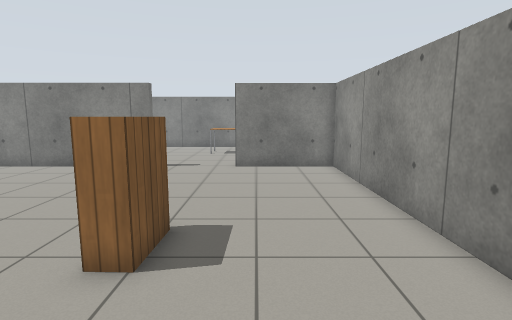
view 1 (above)

15 first-person views from a walk through a robot-simulator world made for Gazebo. The camera is 1.2 m above the floor, tilts 8° down and sees 80° across. The floor is counted in squares, 0.5 m on a side. Each view is taken from the middle of a square. On the plan, view 1 faces up. The plan holds only what a view shows up to about 19 squares ahead; the rest is blank. The robots in the file are not drawn. Gazebo's built-in surfaces are drawn with simple patterns. Simple shapes stand in for some stock models.

view 2
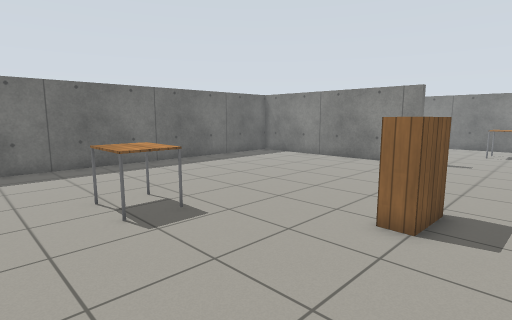

view 3
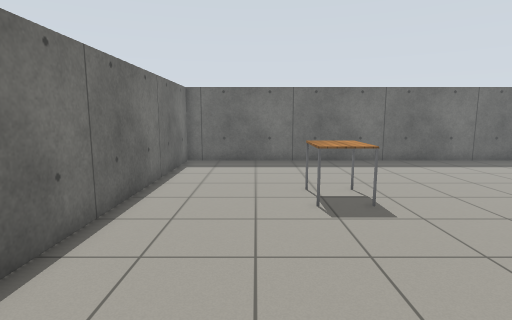

view 4
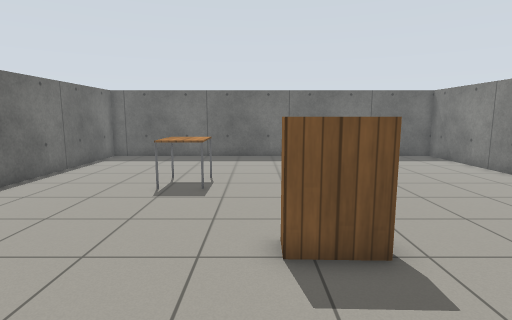

view 5
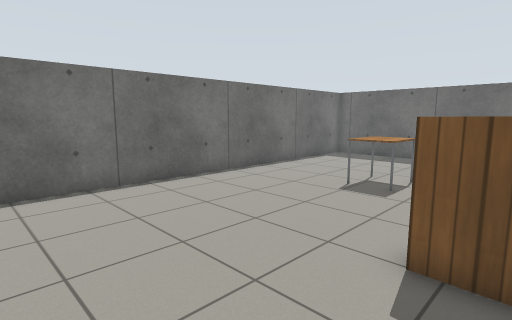

view 6
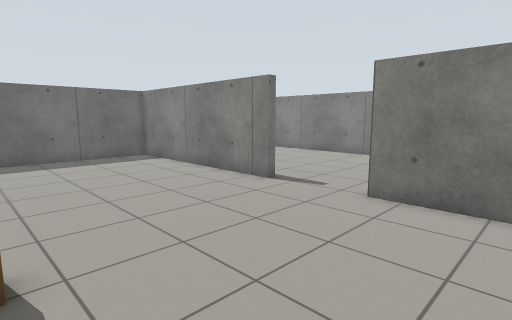

view 7
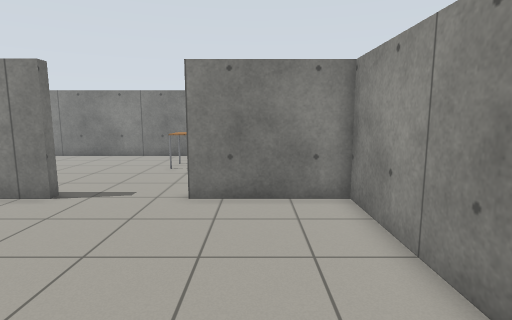

view 8
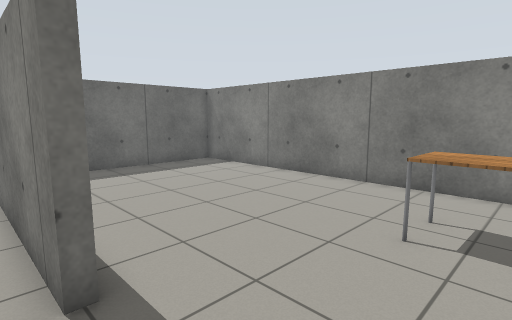

view 9
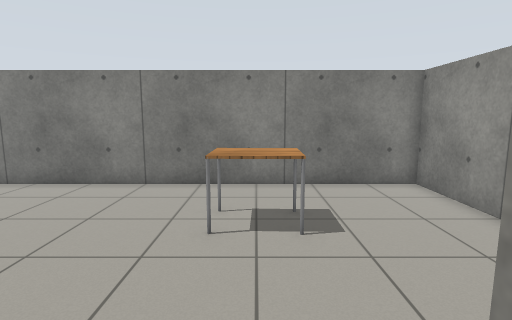

view 10
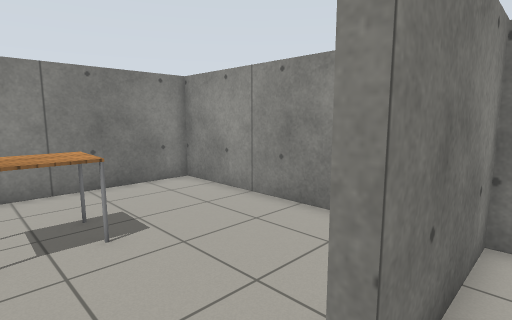

view 11
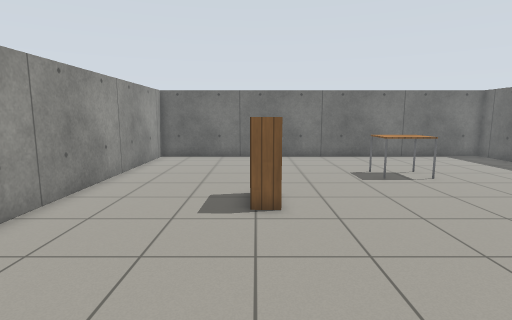

view 12
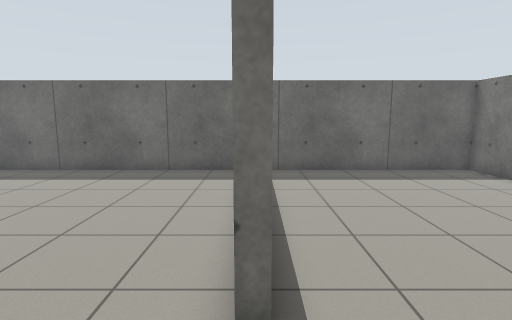

view 13
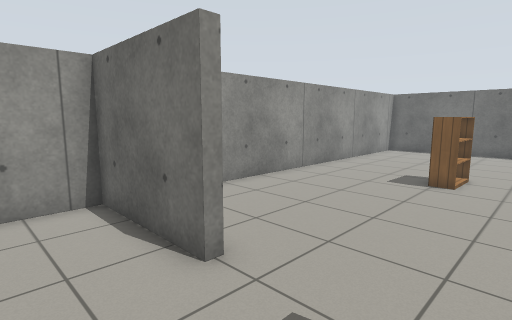

view 14
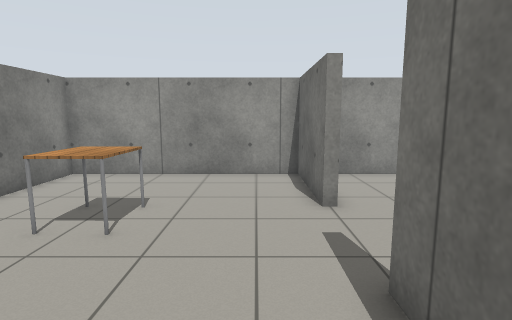

view 15
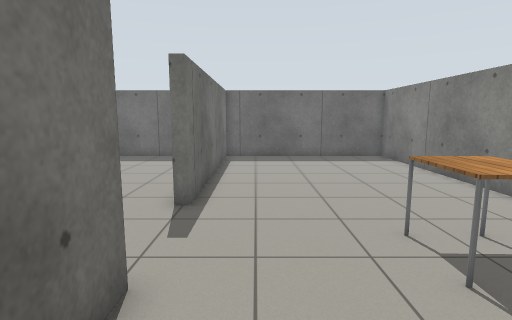

### Floor plan
Ten units are one square. View 1 is at (0, 0); x grows to the right and y downward. Boxes are objects, and circles mark ways between rooms. Rooms are numbered by the first view taken in them; rooms with no view inside come last. Other rooms are left out.
<svg viewBox="-163 -253 206 306">
<path fill="none" stroke="#000" d="M-51 -148 -158 -148 -158 48 38 48 38 -148 -10 -148M-10 -148 -10 -152 38 -152 38 -248 -158 -248 -158 -152 -51 -152 -51 -148"/>
<rect x="-95" y="-25" width="30" height="20" fill="#bbb"><title>table</title></rect>
<rect x="-35" y="-65" width="20" height="20" fill="#bbb"><title>bookshelf</title></rect>
<rect x="-35" y="-225" width="30" height="30" fill="#bbb"><title>table</title></rect>
<circle cx="-35" cy="-150" r="3" fill="#2a7"/>
<text x="-60" y="-50">1</text>
<text x="-60" y="-200">2</text>
</svg>
Room 1 opens to room 2.

Where each view was taken, in squares from view 1:
view 1: 0 up, 0 right, facing up
view 2: 2 down, 0 right, facing up-left
view 3: 1 down, 1 right, facing left
view 4: 4 up, 3 right, facing left
view 5: 6 up, 3 right, facing down-left
view 6: 6 up, 3 right, facing up-left
view 7: 6 up, 1 right, facing up
view 8: 14 up, 1 left, facing up-left
view 9: 14 up, 2 left, facing up
view 10: 14 up, 3 left, facing up-right
view 11: 14 up, 2 left, facing down
view 12: 15 up, 2 left, facing left
view 13: 18 up, 5 left, facing down-right
view 14: 17 up, 9 left, facing right
view 15: 17 up, 3 right, facing left
